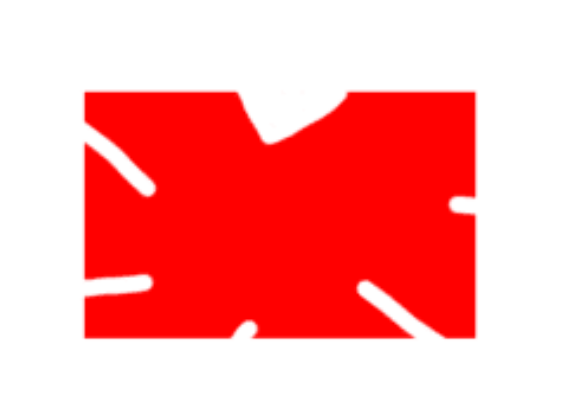
#> input picture image.png, 570 x 420 px
$ jupyter execute opencv_contour_approximation.ipynb
#> lines starting #> are read from the running program, lines starting #| are printed output that depends on the picture; after the words box and inside, x2 and y2 are one past the last pixel; in counts of white or black regions, pixels touching at a corner belong together
* Install required libraries
</br>"pip install opencv-contrib-python"
</br>"pip install imutils"
</br>

[cell 1]
# import libraries
import numpy as np
import imutils
import cv2
from matplotlib import pyplot as plt

[cell 2]
def show_image(image, image_name):
    plt.imshow(image)
    plt.title(str(image_name))
    plt.show()

[cell 3]
image_path = "image.png"

[cell 4]
image = cv2.imread(image_path)
#> image is the input picture: shape (420, 570, 3); mean B, G, R 161.2, 161.2, 255

[cell 5]
# convert the image to grayscale and threshold it
# image = cv2.cvtColor(image, cv2.COLOR_BGR2RGB)
gray = cv2.cvtColor(image, cv2.COLOR_RGB2GRAY)
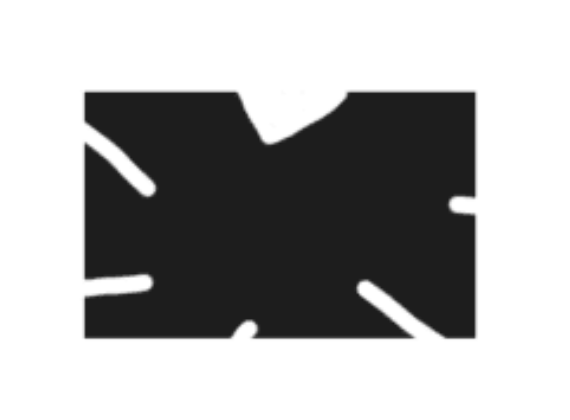
#> gray: shape (420, 570); min 29, max 255, mean 171.9
thresh = cv2.threshold(gray, 200, 255, cv2.THRESH_BINARY_INV)[1]
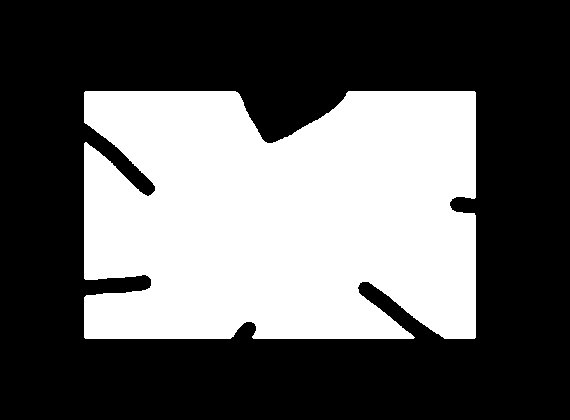
#> thresh: shape (420, 570); 37.4% white; 1 white region
# cv2.imshow("Thresh", thresh)
show_image(thresh, "Thresh")

Since we have chosen <b>cv2.THRESH_BINARY_INV</b> as parameter, the-intensity pixels are changed to 0, while the surrounding low-intensity pixels become 255.

[cell 6]
# find the largest contour in the threshold image
cnts = cv2.findContours(thresh.copy(), cv2.RETR_EXTERNAL, cv2.CHAIN_APPROX_SIMPLE)
#> cnts = 1 contour; box (x1, y1, x2, y2) and area: (84, 91, 476, 339) 88607
cnts = imutils.grab_contours(cnts)
c = max(cnts, key=cv2.contourArea)
#> c = contour of 336 points, box (x1, y1, x2, y2) (84, 91, 476, 339), area 88607

[cell 7]
# draw the shape of the contour on the image
# compute the bounding box and display the number of
# points in the contour
output = image.copy()
cv2.drawContours(output, [c], -1, (0, 255, 0), 3)
(x, y, w, h) = cv2.boundingRect(c)
#> x = 84; y = 91; w = 392; h = 248
text = f"original, num_pts={len(c)}"
#> text = 'original, num_pts=336'
cv2.putText(output, text, (x, y-15), cv2.FONT_HERSHEY_SIMPLEX, 0.9,
           (0, 255, 0), 2)
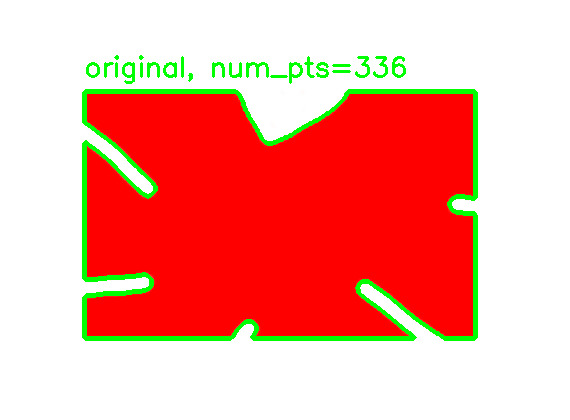
#> output: shape (420, 570, 3); mean B, G, R 153.8, 165.3, 243.6
print(f"{text}")
#| original, num_pts=336
show_image(output, "Original Contour")

* Using openCV's <b>findContours</b> function, we can extract all possible contours in any image.
* Here we have used <b>RETR_EXTERNAL</b>, this argument returns only single representation of available contours.
* <b>CHAIN APPROX_SIMPLE</b> removes redundant vertices in a single chain line connections.
* Finally we trace the largest contour from the list of contours and draw it on the image using <b>drawContours</b> function.
* To draw text on the image we use <b>putText</b> function.
# Contour Approximation

[cell 8]
# let's loop over the number of epsilon sizes
for eps in np.linspace(0.001, 0.05, 10):
    # approximate the contour
    peri = cv2.arcLength(c, True)
    approx = cv2.approxPolyDP(c, eps * peri, True)

    # draw the approx contour
    output = image.copy()
    cv2.drawContours(output, [approx], -1, (0, 255, 0), 3)
    text = f"eps={eps:.4f}, num_pts={len(approx)}"
    cv2.putText(output, text, (x, y-15), cv2.FONT_HERSHEY_SIMPLEX,
               0.9, (0, 255, 255), 2)
    print(text)
    show_image(output, "Approximate Contour")
#> this loop made 10 passes
#> text on passes 1 to 10: 'eps=0.0010, num_pts=46', 'eps=0.0064, num_pts=23', 'eps=0.0119, num_pts=17', 'eps=0.0173, num_pts=12', 'eps=0.0228, num_pts=11', 'eps=0.0282, num_pts=10', 'eps=0.0337, num_pts=7', 'eps=0.0391, num_pts=4', 'eps=0.0446, num_pts=4', 'eps=0.0500, num_pts=4'
#| eps=0.0010, num_pts=46
#| eps=0.0064, num_pts=23
#| eps=0.0119, num_pts=17
#| eps=0.0173, num_pts=12
#| eps=0.0228, num_pts=11
#| eps=0.0282, num_pts=10
#| eps=0.0337, num_pts=7
#| eps=0.0391, num_pts=4
#> (further printed lines are left out)
#> pass 1, in show_image (call 3), `plt.show()`:
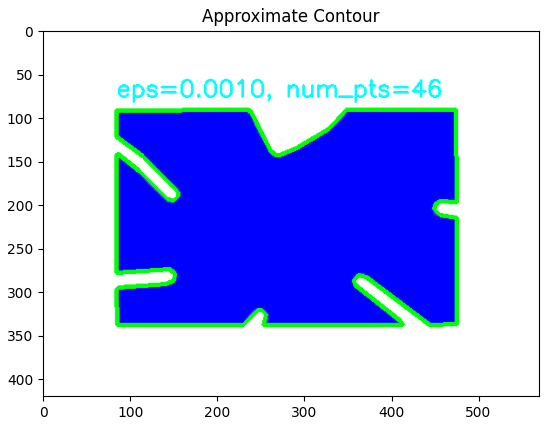
#> figure drawn by matplotlib, 1 panel; B, G, R data is drawn as R, G, B
#> pass 2, in show_image (call 4), `plt.show()`:
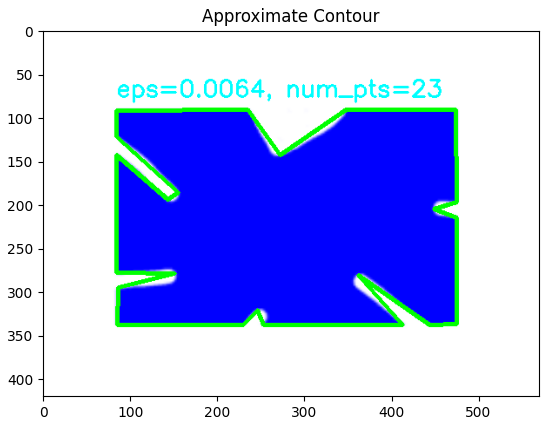
#> figure drawn by matplotlib, 1 panel; B, G, R data is drawn as R, G, B
#> after the loop:
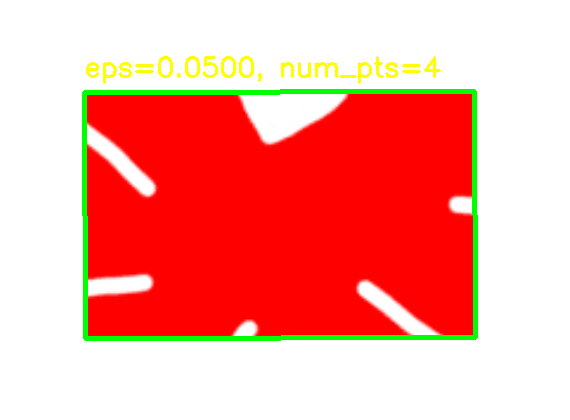
#> output: shape (420, 570, 3); mean B, G, R 155.2, 164.4, 248.2
